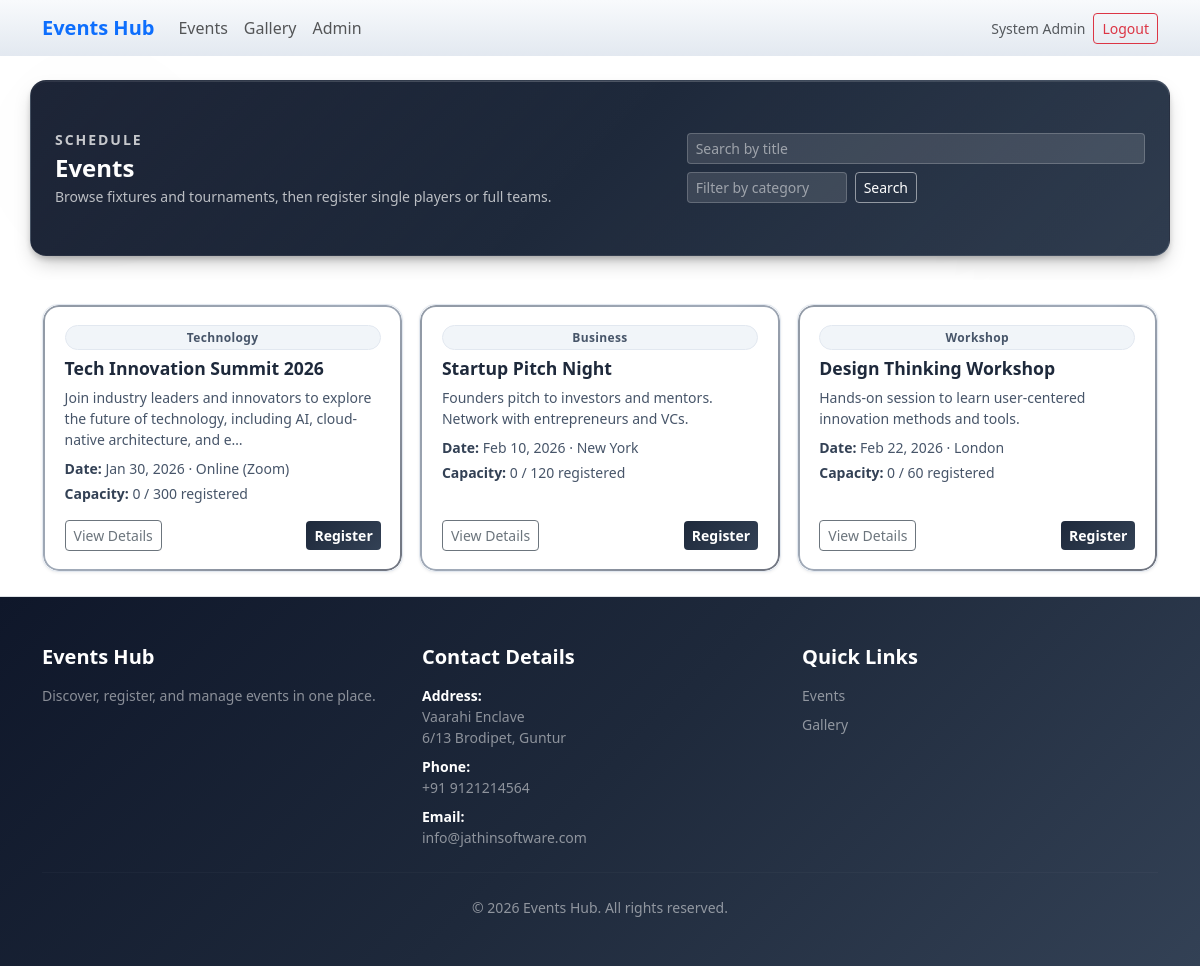
The page /user/events.php (signed in) on the database its author committed.
### tables this page shows
CREATE TABLE events (
    id INT UNSIGNED AUTO_INCREMENT PRIMARY KEY,
    title VARCHAR(255) NOT NULL,
    category VARCHAR(64) NOT NULL,
    event_date DATETIME NOT NULL,
    location VARCHAR(255) NOT NULL,
    max_participants INT UNSIGNED NOT NULL,
     
    max_team_size INT UNSIGNED NOT NULL DEFAULT 1,
     
    image_path VARCHAR(255) DEFAULT NULL,
    description TEXT NOT NULL,
    created_at DATETIME NOT NULL DEFAULT CURRENT_TIMESTAMP,
    INDEX idx_event_date (event_date),
    INDEX idx_category (category)
);

### includes/auth.php (called while the page is built, shortened)
<?php
$cfg = EVENTHUB_CONFIG;
$BASE_PATH = '';
if (is_array($cfg) && array_key_exists('base_path', $cfg) && $cfg['base_path'] !== null && $cfg['base_path'] !== 'auto') {
    $BASE_PATH = (string) $cfg['base_path'];
} else {
    $docRoot = isset($_SERVER['DOCUMENT_ROOT']) ? realpath((string) $_SERVER['DOCUMENT_ROOT']) : false;
    $appRoot = realpath(__DIR__ . '/..');
    if ($docRoot && $appRoot) {
        $docRootNorm = rtrim(str_replace('\\', '/', $docRoot), '/');
        $appRootNorm = rtrim(str_replace('\\', '/', $appRoot), '/');
        $docLower = strtolower($docRootNorm);
        $appLower = strtolower($appRootNorm);
        if ($docLower !== '' && str_starts_with($appLower, $docLower)) {
            $rel = substr($appRootNorm, strlen($docRootNorm));
            $rel = '/' . ltrim($rel, '/');
            $parts = array_values(array_filter(explode('/', $rel), static fn ($p) => $p !== ''));
            $parts = array_map('rawurlencode', $parts);
            $BASE_PATH = $parts ? ('/' . implode('/', $parts)) : '';
        }
    }
}
function base_url(string $path = ''): string {
    global $BASE_PATH;
    return rtrim($BASE_PATH, '/') . '/' . ltrim($path, '/');
}

### user/events.php (the view, shortened to what this page needs)
<?php
require_once __DIR__ . '/../includes/auth.php';
$search = isset($_GET['q']) ? trim((string) $_GET['q']) : '';
$category = isset($_GET['category']) ? trim((string) $_GET['category']) : '';
$sql = "
    SELECT e.id, e.title, e.category, e.description, e.event_date, e.location, e.max_participants, e.image_path,
           (SELECT COUNT(*) FROM participants p
            JOIN registrations r ON r.id = p.registration_id
            WHERE r.event_id = e.id) AS registered
    FROM events e
    WHERE 1=1
";
$params = [];
$sql .= " ORDER BY e.event_date ASC";
$stmt = $pdo->prepare($sql);
$stmt->execute($params);
$events = $stmt->fetchAll(PDO::FETCH_ASSOC);
?>
<!DOCTYPE html>
<html lang="en">
<head>
    <link href="https://cdn.jsdelivr.net/npm/bootstrap@5.3.3/dist/css/bootstrap.min.css" rel="stylesheet">
    <link rel="stylesheet" href="<?= htmlspecialchars(base_url('assets/css/style.css')) ?>">
    <link href="https://unpkg.com/aos@2.3.1/dist/aos.css" rel="stylesheet">
</head>
<body class="d-flex flex-column min-vh-100 page-bg-white">
<?php include __DIR__ . '/../includes/navbar.php'; ?>
<main class="flex-grow-1">
    <section class="sd-hero sd-hero-page">
        <div class="sd-hero-bg" aria-hidden="true">
            <div class="sd-orb sd-orb-1"></div>
            <div class="sd-orb sd-orb-2"></div>
            <div class="sd-orb sd-orb-3"></div>
            <div class="sd-grid"></div>
        </div>
        <div class="container position-relative py-5">
            <div class="d-flex flex-column flex-md-row justify-content-between align-items-start align-items-md-center gap-3">
                <div>
                    <p class="sd-page-kicker text-uppercase small mb-1 animate-bounce-in-left anim-delay-1" data-reveal>Schedule</p>
                    <h1 class="sd-title h4 fw-bold mb-1 animate-bounce-in-up anim-delay-2" data-reveal>Events</h1>
                    <p class="sd-subtitle text-white-50 small mb-0 animate-fade-in-up anim-delay-3" data-reveal>Browse fixtures and tournaments, then register single players or full teams.</p>
                </div>
                <form class="d-flex flex-wrap gap-2 align-items-center animate-bounce-in-right anim-delay-3" method="get" action="<?= htmlspecialchars(base_url('user/events.php')) ?>" data-reveal>
                    <input type="search" name="q" class="form-control form-control-sm" placeholder="Search by title" value="<?= htmlspecialchars($search) ?>">
                    <input type="text" name="category" class="form-control form-control-sm" placeholder="Filter by category" value="<?= htmlspecialchars($category) ?>" style="max-width: 160px;">
                    <button type="submit" class="btn btn-outline-light btn-sm">Search</button>
                </form>
            </div>
        </div>
    </section>
    <section class="py-4 eh-events-section">
    <div class="container">
        <div class="row g-3">
            <?php
            $loop_index = 0;
            foreach ($events as $ev):
                $loop_index++;
                $reg = (int) $ev['registered'];
                $max = (int) $ev['max_participants'];
                $full = $reg >= $max;
                $badge = 'eh-card-badge';
            ?>
            <div class="col-md-4" data-aos="fade-up" data-aos-delay="<?= $loop_index * 100 ?>" data-bounce="up">
                <div class="card h-100 eh-event-card tilt-card hover-bounce" data-tilt>
                    <div class="card-body d-flex flex-column">
                        <span class="badge <?= $badge ?> mb-2"><?= htmlspecialchars($ev['category']) ?></span>
                        <h5 class="card-title fw-semibold"><?= htmlspecialchars($ev['title']) ?></h5>
                        <p class="card-text text-muted small mb-2"><?= htmlspecialchars(strlen($ev['description']) > 120 ? substr($ev['description'], 0, 120) . '…' : $ev['description']) ?></p>
                        <p class="small text-muted mb-1"><strong>Date:</strong> <?= date('M j, Y', strtotime($ev['event_date'])) ?> · <?= htmlspecialchars($ev['location']) ?></p>
                        <p class="small text-muted mb-3"><strong>Capacity:</strong> <?= $reg ?> / <?= $max ?> registered</p>
                        <div class="mt-auto d-flex justify-content-between align-items-center">
                            <a href="<?= htmlspecialchars(base_url('user/event_detail.php?id=' . $ev['id'])) ?>" class="btn btn-outline-secondary btn-sm">View Details</a>
                            <?php if ($full): ?>
                                <span class="btn btn-outline-secondary btn-sm disabled">Full</span>
                            <?php else: ?>
                                <a href="<?= htmlspecialchars(base_url('user/event_detail.php?id=' . $ev['id'] . '#register')) ?>" class="btn btn-primary btn-sm">Register</a>
                            <?php endif; ?>
                        </div>
                    </div>
                </div>
            </div>
            <?php endforeach; ?>
        </div>
    </div>
    </section>
</main>
<?php include __DIR__ . '/../includes/footer.php'; ?>
</body>
</html>

### rows shown on the page
events: category "Technology", title "Tech Innovation Summit 2026", description "Join industry leaders and innovators to explore the future of technology, including AI, cloud-native architecture, and e…", event_date "Jan 30, 2026", location "Online (Zoom)", reg "0", max_participants "300"
events: category "Business", title "Startup Pitch Night", description "Founders pitch to investors and mentors. Network with entrepreneurs and VCs.", event_date "Feb 10, 2026", location "New York", reg "0", max_participants "120"
events: category "Workshop", title "Design Thinking Workshop", description "Hands-on session to learn user-centered innovation methods and tools.", event_date "Feb 22, 2026", location "London", reg "0", max_participants "60"

### other values the page prints
$user['name'] "System Admin"
